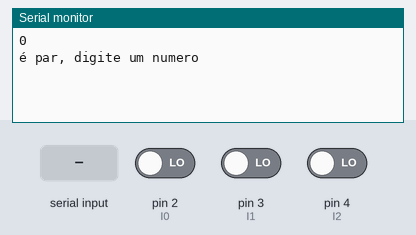
Simulated run of this sketch. Board: Arduino Uno, built with avr-gcc and run on an emulated ATmega328P. Parts: the last lines printed to the serial monitor. The test bench sets the inputs (shaded band); at power-on: pin 2 (I0) LOW, pin 3 (I1) LOW, pin 4 (I2) LOW.

Above: at 3.9 s.
4.0 s: "90,45\n" received over Serial
At 5.2 s:
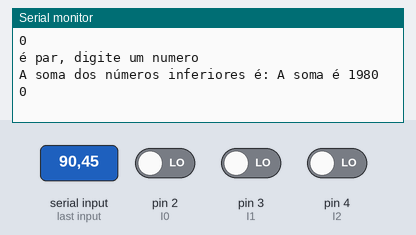
5.5 s: pin 2 (I0) driven HIGH
7.0 s: pin 3 (I1) driven HIGH
At 8.2 s:
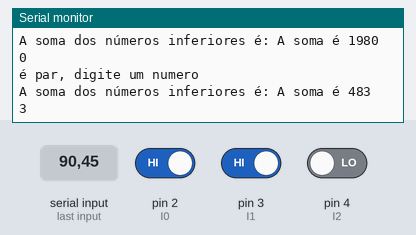
8.5 s: pin 4 (I2) driven HIGH
10.0 s: pin 2 (I0) driven LOW
At 10.7 s:
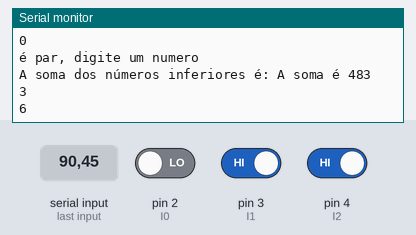
11.5 s: "30,150\n" received over Serial
At 13.5 s:
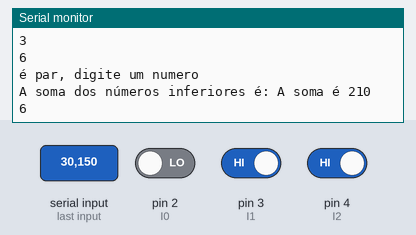
Timing chart, 0 to 14.0 s (numbered marks = the images above; inputs shaded):
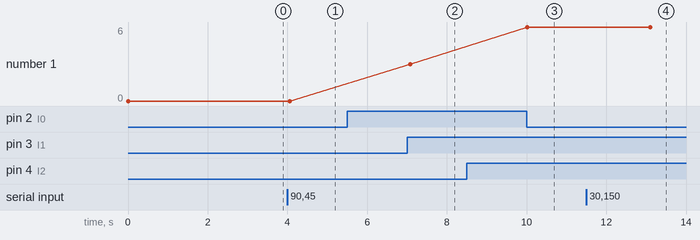

Measured:
- after the input at 4.0 s, the serial monitor: prints a new line at once (image 1)
- after the input at 7.0 s, the serial monitor: prints a new line after 0.08 s (image 2)
- after the input at 10.0 s, the serial monitor: prints a new line at once (image 3)
- after the input at 11.5 s, the serial monitor: prints a new line after 1.5 s (image 4)
- plotted number 1: 0 → 3 after the input at 7.0 s, 3 → 6 after the input at 10.0 s

The sketch:

codigo-antigo.ino
```cpp
/*
Prática 4 - Conhecendo o Arduíno 2560
Circuito utilizando a placa do Arduíno 2560 utilizando três chaves.
As chaves indicam entradas binárias: 000, 0001, 010, ..., 111. A saída de cada chave conecta em uma entrada do Arduíno (2, 3, 4).
Conforme a palavra do código de entrada, o programa realiza uma função específica.
Prof. Clayton J A Silva
Disciplina Arquitetura de Computadores
*/


/*
O sketch deve ler a palavra código de entrada.
Caso a palavra corresponda a um número par: o sistema deverá ler
via monitor serial um número inteiro; calcular a soma dos números
pares não negativos inferiores ao número lido; e escrever o resultado
no monitor serial.


O sketch deve ler a palavra código de entrada. O sistema deverá
apresentar uma contagem binária crescente cíclico no monitor serial
a partir do código lido até 111. O contador cíclico se repete.
Por exemplo, se for lido 011, o sistema deverá
gerar 011-100-101-110-111-011-100-101...
*/


#define I0 2 // define a macro relativa a entrada (pino) 2 - em cada pino um LED
#define I1 3
#define I2 4


int converteDecimal(int b0, int b1, int b2) {
  //  int decimal = 0;
  //  decimal = b0 + b1 * 2 + b2 * 4; // Conversão pela notação polinomial
   return b0 + b1 * 2 + b2 * 4; // Retorna o valor calculado para o codigo que chama a funcao
}


void setup(){
   pinMode(I0,INPUT);  // Configura os pinos I0, I1 e I2 como entrada
   pinMode(I1,INPUT);
   pinMode(I2,INPUT);
   Serial.begin(9600); // Abre a porta serial, define a taxa de dados de comunicação serial para 9600 bps
}


void loop(){
   int a, b, c, saida; // Declara as variáveis internas a funcao loop
   a = digitalRead(I0); // Le a entrada e atribui o valor lido a variavel
   b = digitalRead(I1);
   c = digitalRead(I2);
   saida = converteDecimal(a,b,c); // A variavel saida recebe o valor da funcao converteDecimal
   Serial.println(saida,DEC);  // Escreve o valor armazenado na variavel na saida serial
   delay(3000); // Pausa o programa em 3000 milissegundos
   if (saida % 2 == 0) {
    Serial.println("é par, digite um numero");
    while (Serial.available() == 0) {

    }
    int numero = Serial.parseInt();
    while (Serial.available() > 0) {
      Serial.read(); // Limpa o buffer para evitar caracteres residuais
    }
    Serial.print("A soma dos números inferiores é: ");
    int soma = 0;
    do {
      if (numero > 0) {
        numero = numero - 2;
        soma = numero + soma;
      }
    } while (numero > 0);
    Serial.print("A soma é "); Serial.println(soma);
   }
}
```
